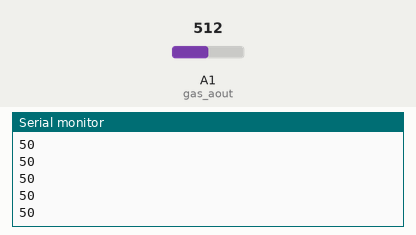
Bench run of a sketch on a simulated Arduino Uno, built with avr-gcc and run on an emulated ATmega328P. On the bench: the last lines printed to the serial monitor. Inputs (shaded band) come from the test bench; at power-on: A1 (gas_aout) = 512.

Above: at 1.2 s.
1.3 s: A1 (gas_aout) set to 716
At 1.9 s:
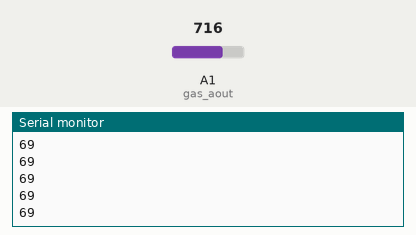
2.8 s: A1 (gas_aout) set to 900
At 3.4 s:
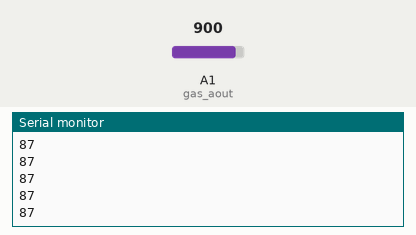
Timing chart, 0 to 5.8 s (numbered marks = the images above; inputs shaded):
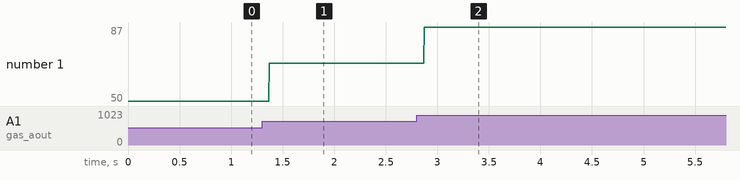

Measured:
- after the input at 1.3 s, the serial monitor: prints a new line after 0.07 s (image 1)
- after the input at 2.8 s, the serial monitor: prints a new line after 0.07 s (image 2)
- plotted number 1: 50 → 69 after the input at 1.3 s, 69 → 87 after the input at 2.8 s

The sketch:

Test_Gas.ino
```cpp
int gas_aout = A1;
int gas_val;

void setup() {
  // put your setup code here, to run once:
  Serial.begin(9600);
}

void loop() {
  // put your main code here, to run repeatedly:
  gas_val = map(analogRead(gas_aout), 0, 1023, 0, 100);
  Serial.println(String(gas_val));
}
```
